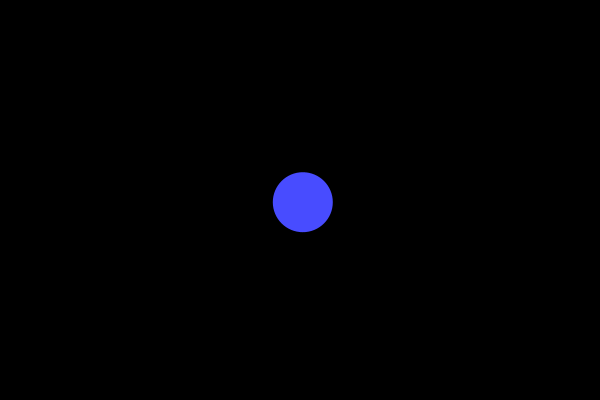
Frame 1 (no input)
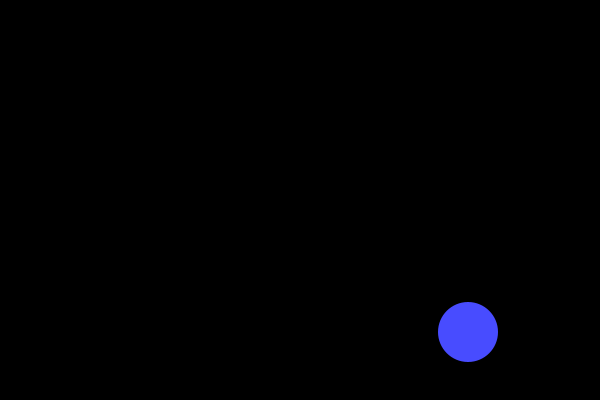
Frame 60 (the mouse pressed at the canvas centre just before this capture)
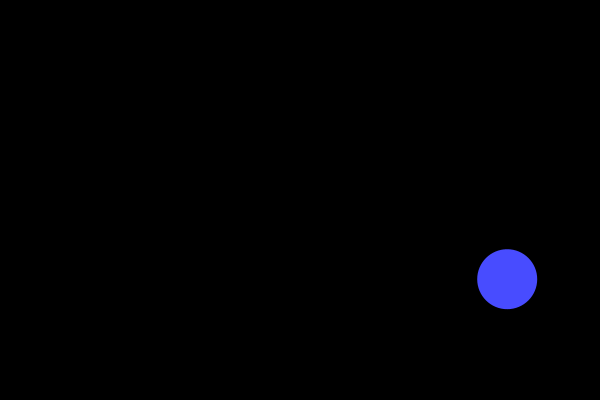
Frame 120 (the mouse held since frame 60 and released just before this capture)

The Processing sketch that drew these frames (run headless with seeded random() and noise(); from frame 60 on, the mouse is pressed at the canvas centre):

// Processing sketch: processing_109909
// ── processing_109909.pde

int rad = 30;
float xpos, ypos;
float xspeed = 2.8; 
float yspeed = 2.2;
int xdirection = 1;
int ydirection = 1;


void setup ()  {
  size( 600, 400 );
  noStroke();
  frameRate( 70 );
  ellipseMode( RADIUS );
  
  xpos = width/2;
  ypos = height/2;
}

void draw ()  {
  
  background( 0 );
  fill( 72, 76, 255 );
  xpos = xpos + ( xspeed * xdirection );
  ypos = ypos + ( yspeed * ydirection );
  if ( xpos > width - rad || xpos < rad )  {
    xdirection *= -1;
  }
  
  if ( ypos > height - rad || ypos < rad )  {
    ydirection *= -1;
  }
  
  ellipse( xpos, ypos, rad, rad );
 
}
